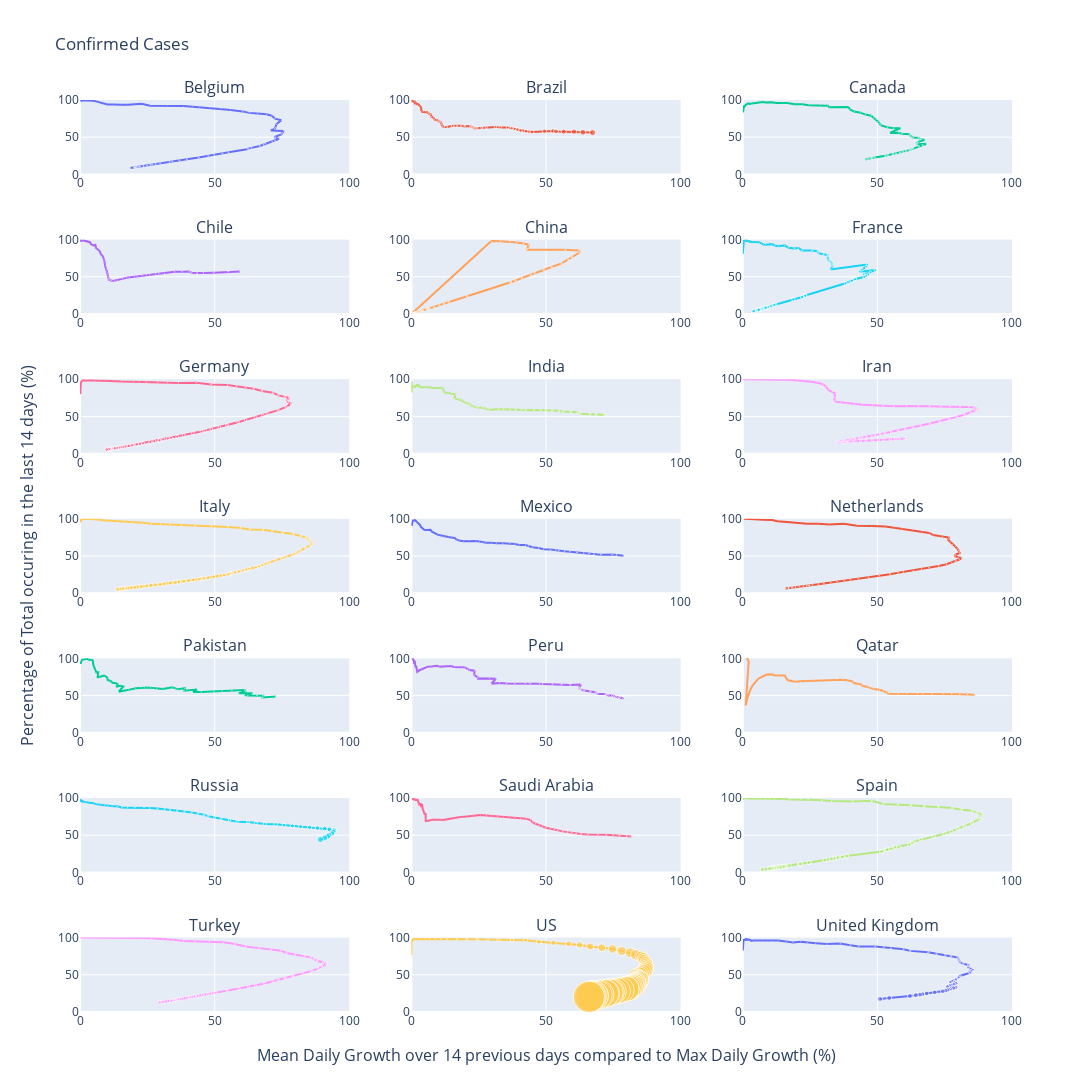

This figure's notebook cell:
### Markdown cell above
### Plot 2

### Code cell
nc= 21
rows=7
cols=3
list_top_16_countries = daily_cases_global.sort_values(daily_cases_global.columns[-2], ascending=False).reset_index()['Country/Region'][:nc].to_list()    
ct_w.value = list_top_16_countries

if cases_w.value == 'Confirmed Cases':

    daily_cases_global_2 = plot_phase_space_world_several(daily_cases_global, 
                                           title = cases_w.value, time_window=int(tw_w.value), 
                                           n_cases = min_w.value, country=ct_w.value, rows=rows, cols=cols)
elif cases_w.value == 'Deaths':
    daily_deaths_global_2 = plot_phase_space_world_several(daily_deaths_global, 
                                            title = cases_w.value, time_window=int(tw_w.value), 
                                            n_cases = min_w.value, country=ct_w.value,rows=rows, cols=cols)
else:
    print('ERROR in dataframe')
